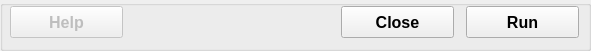
  <widget class="QGroupBox" name="groupBoxButtons">
   <property name="geometry">
    <rect>
     <x>10</x>
     <y>195</y>
     <width>591</width>
     <height>51</height>
    </rect>
   </property>
   <property name="title">
    <string/>
   </property>
   <widget class="QPushButton" name="pushButtonHelp">
    <property name="enabled">
     <bool>false</bool>
    </property>
    <property name="geometry">
     <rect>
      <x>10</x>
      <y>6</y>
      <width>113</width>
      <height>32</height>
     </rect>
    </property>
    <property name="font">
     <font>
      <family>Arial</family>
      <pointsize>12</pointsize>
      <weight>75</weight>
      <bold>true</bold>
     </font>
    </property>
    <property name="text">
     <string>Help</string>
    </property>
    <property name="autoDefault">
     <bool>false</bool>
    </property>
   </widget>
   <widget class="QPushButton" name="pushButtonClose">
    <property name="geometry">
     <rect>
      <x>341</x>
      <y>6</y>
      <width>113</width>
      <height>32</height>
     </rect>
    </property>
    <property name="font">
     <font>
      <family>Arial</family>
      <pointsize>12</pointsize>
      <weight>75</weight>
      <bold>true</bold>
     </font>
    </property>
    <property name="text">
     <string>Close</string>
    </property>
    <property name="autoDefault">
     <bool>false</bool>
    </property>
   </widget>
   <widget class="QPushButton" name="pushButtonRun">
    <property name="geometry">
     <rect>
      <x>466</x>
      <y>6</y>
      <width>113</width>
      <height>32</height>
     </rect>
    </property>
    <property name="font">
     <font>
      <family>Arial</family>
      <pointsize>12</pointsize>
      <weight>75</weight>
      <bold>true</bold>
     </font>
    </property>
    <property name="toolTip">
     <string/>
    </property>
    <property name="text">
     <string>Run</string>
    </property>
    <property name="autoDefault">
     <bool>false</bool>
    </property>
   </widget>
  </widget>
